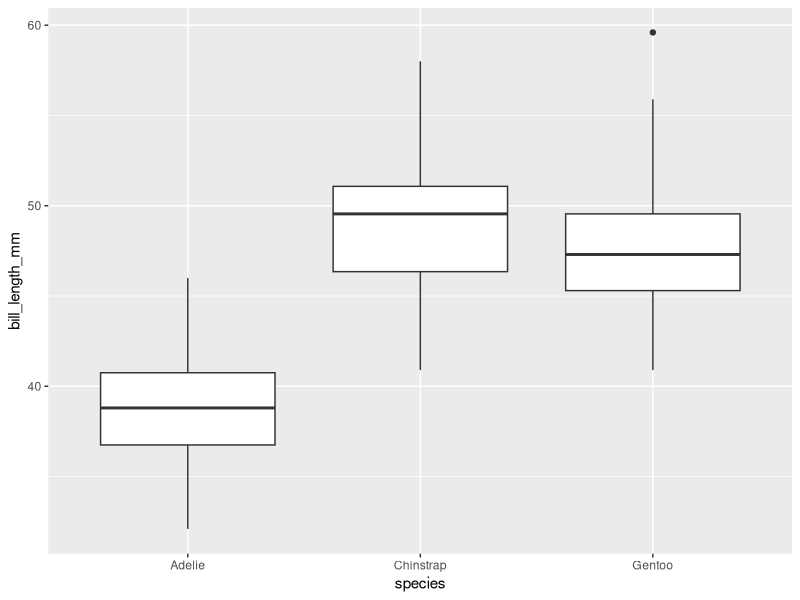
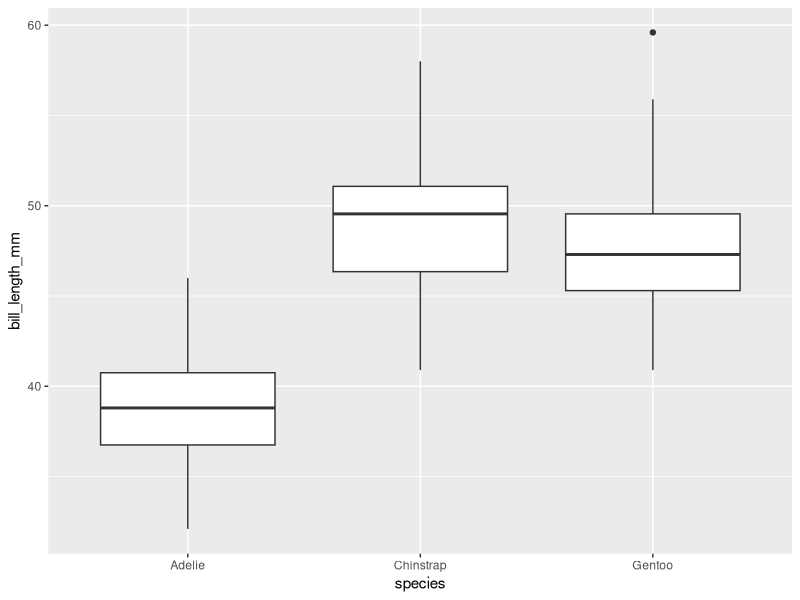
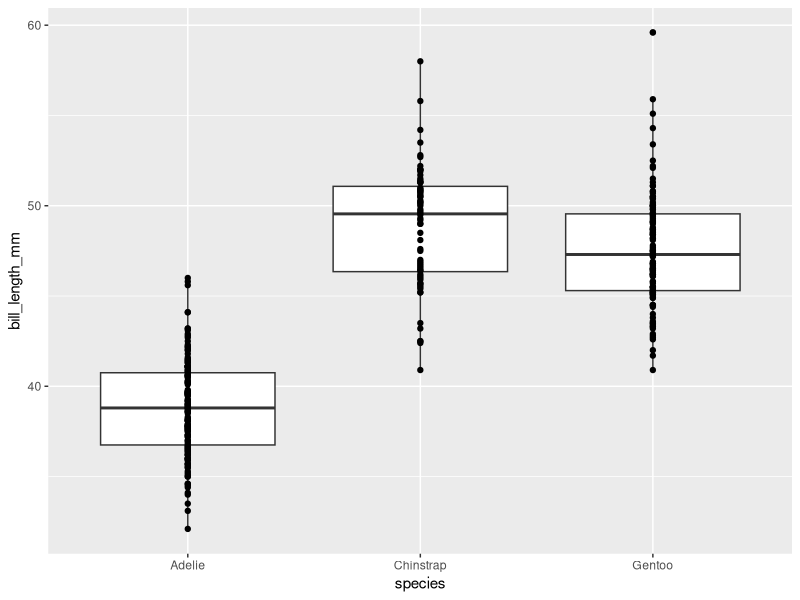
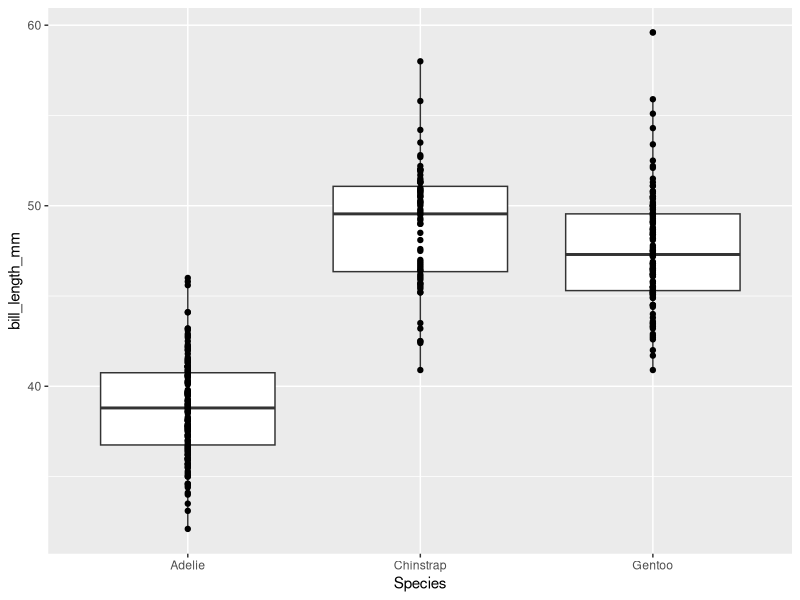

The R script that drew these images, in order: (Note: this script raises an error after producing the figures.)
## ---- chunk 1

library(ggplot2)
library(palmerpenguins)

myplot <-
    ggplot(penguins, aes(x = species, y = bill_length_mm)) + 
    geom_boxplot()

right1 <-
    ggplot(penguins, aes(x = species, y = bill_length_mm)) + 
    geom_boxplot()

wrong1 <-
    ggplot(penguins, aes(x = species, y = bill_length_mm)) + 
    geom_boxplot() +
    geom_point()

wrong2 <-
    ggplot(penguins, aes(x = species, y = bill_length_mm)) + 
    geom_boxplot() +
    geom_point() +
    labs(x = "Species")

ggplot_build(myplot)$data
ggplot_build(right1)$data
ggplot_build(wrong1)$data
waldo::compare(right1@layers, myplot@layers)
all.equal(myplot@scales$'super', wrong1@scales$'super')
myplot@layers
wrong1@layers



all.equal(myplot@scales, wrong1@scales)

myplot@guides
myplot@mapping
myplot@theme
myplot@coordinates
myplot@facet
myplot@layout
myplot@labels
myplot@meta
myplot@plot_env

myplot == wrong1

class(myplot)

all(names(myplot@layers) == "geom_boxplot")

str(myplot)

str(plot)
